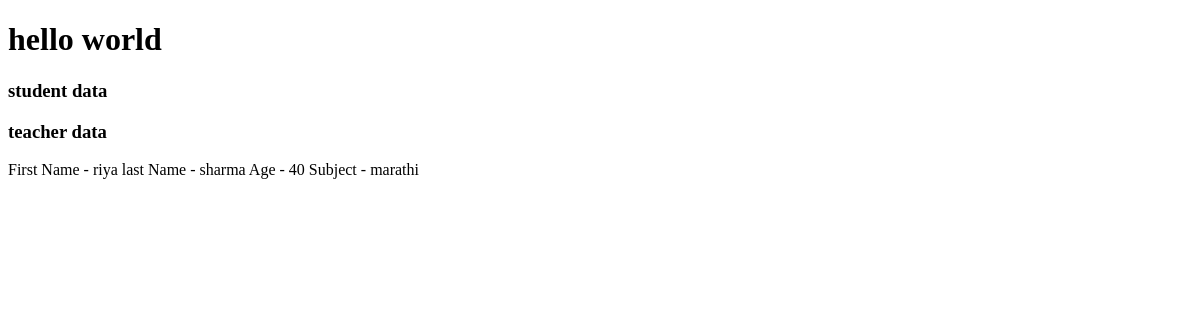
Page /opr/all-data/ on the earlier database version.
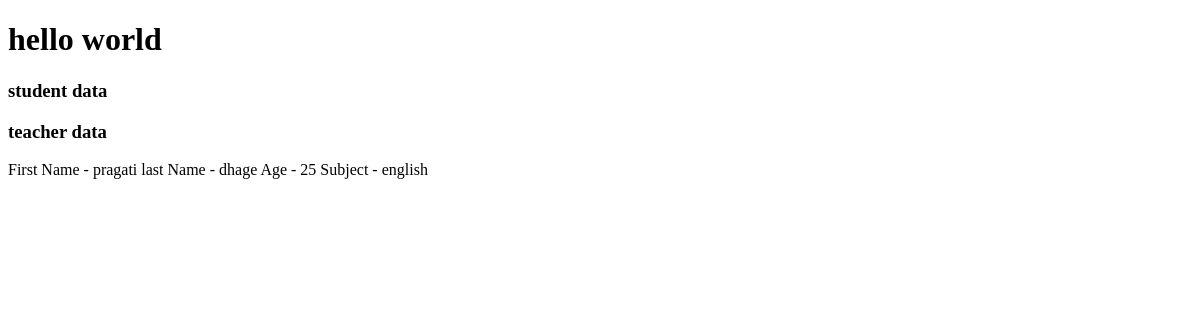
Same page on the later database version.
### opr/models.py (models this page shows, shortened)
class Teacher(models.Model):
     first_name = models.CharField(max_length=55,default='unknown')
     last_name = models.CharField(max_length=55,default='unknown')
     subject = models.CharField(max_length=55,default='marathi')
     age = models.IntegerField(default=19)

### opr/views.py (the view)
# urls.py: path("all-data/",views.all_data,name="all_data"),
def all_data(request):
     student_data = Student.objects.all()
     teacher_data = Teacher.objects.all()
     return render(request,'all_data.html',{'student_data':student_data,'teacher_data':teacher_data})

### templates/all_data.html (shortened to what this page needs)
<!doctype html>
<html lang="en">
<head>
</head>
<body>
     <h1>hello world</h1>
     <h3>student data</h3>
     <h3>teacher data</h3>
     {% for teacher in teacher_data %}
          First Name - {{teacher.first_name}}
          last Name - {{teacher.last_name}}
          Age - {{teacher.age}}
          Subject - {{teacher.subject}} <br>
     {% endfor %}
</body>
</html>

Differences in the rows shown:
removed Teacher: first_name "riya", last_name "sharma", age "40", subject "marathi"
added Teacher: first_name "pragati", last_name "dhage", age "25", subject "english"
